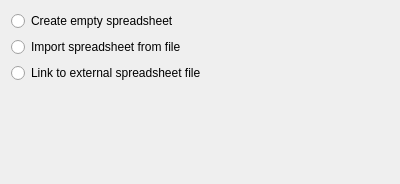
<?xml version="1.0" encoding="UTF-8"?>
<ui version="4.0">
 <class>Calligra::Sheets::TableShapeConfigWidget</class>
 <widget class="QWidget" name="Calligra::Sheets::TableShapeConfigWidget">
  <property name="geometry">
   <rect>
    <x>0</x>
    <y>0</y>
    <width>400</width>
    <height>184</height>
   </rect>
  </property>
  <property name="windowTitle">
   <string>Create Spreadsheet</string>
  </property>
  <layout class="QVBoxLayout" name="verticalLayout">
   <item>
    <widget class="QRadioButton" name="createSpreadsheet">
     <property name="toolTip">
      <string comment="@info:tooltip">&lt;html&gt;&lt;head/&gt;&lt;body&gt;&lt;p&gt;Creates an empty spreadsheet that will be saved insaide your main document.&lt;/p&gt;&lt;/body&gt;&lt;/html&gt;</string>
     </property>
     <property name="text">
      <string>Create empty spreadsheet</string>
     </property>
    </widget>
   </item>
   <item>
    <widget class="QRadioButton" name="importSpreadsheet">
     <property name="toolTip">
      <string comment="@info:tooltip">&lt;html&gt;&lt;head/&gt;&lt;body&gt;&lt;p&gt;The imported spreadsheet will be saved inside your main document.&lt;/p&gt;&lt;p&gt;Note that changes will not be saved to the external document.&lt;/p&gt;&lt;/body&gt;&lt;/html&gt;</string>
     </property>
     <property name="text">
      <string>Import spreadsheet from file</string>
     </property>
    </widget>
   </item>
   <item>
    <widget class="QRadioButton" name="linkSpreadsheet">
     <property name="toolTip">
      <string comment="@info:tooltip">&lt;html&gt;&lt;head/&gt;&lt;body&gt;&lt;p&gt;Creates a link to an external spreadsheet.&lt;/p&gt;&lt;p&gt;Note that the spreadsheet is editable, but changes will not be saved to the external file.&lt;/p&gt;&lt;/body&gt;&lt;/html&gt;</string>
     </property>
     <property name="text">
      <string>Link to external spreadsheet file</string>
     </property>
    </widget>
   </item>
   <item>
    <widget class="KUrlRequester" name="url"/>
   </item>
   <item>
    <spacer name="verticalSpacer">
     <property name="orientation">
      <enum>Qt::Vertical</enum>
     </property>
     <property name="sizeHint" stdset="0">
      <size>
       <width>20</width>
       <height>47</height>
      </size>
     </property>
    </spacer>
   </item>
  </layout>
 </widget>
 <customwidgets>
  <customwidget>
   <class>KUrlRequester</class>
   <extends>QWidget</extends>
   <header>kurlrequester.h</header>
  </customwidget>
 </customwidgets>
 <resources/>
 <connections/>
</ui>
